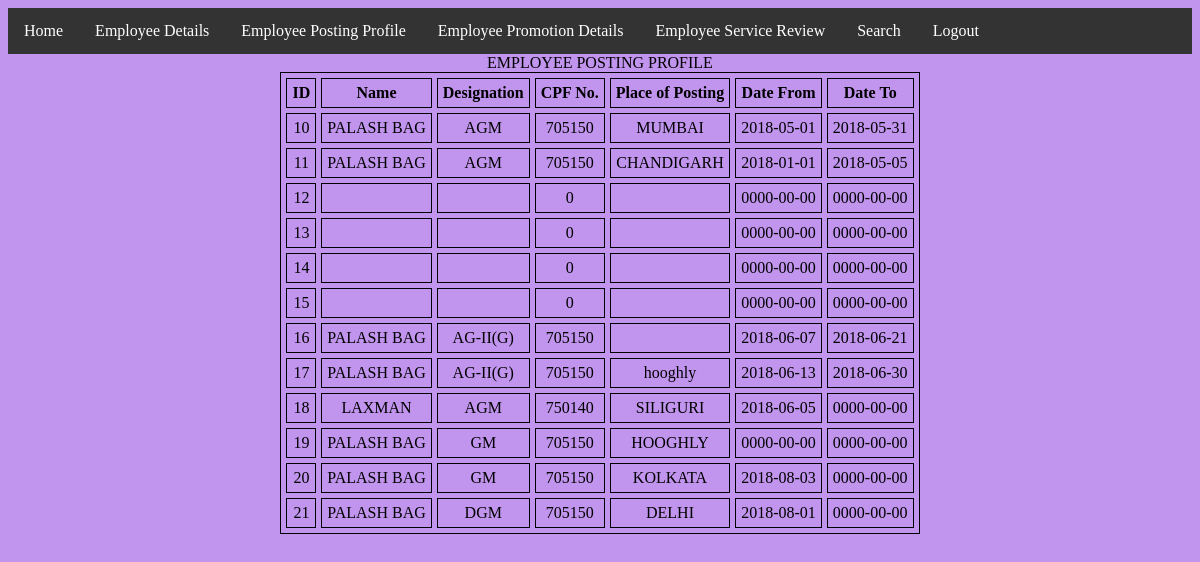
The app's page /view_pp.php (signed in) with its own data.
### tables this page shows
CREATE TABLE `emp_pp_tb` (
  `id` int(10) NOT NULL,
  `name` varchar(50) NOT NULL,
  `designation` varchar(50) NOT NULL,
  `cpf` int(10) NOT NULL,
  `place` varchar(50) NOT NULL,
  `from_date` date NOT NULL,
  `date_to` date NOT NULL
);

### view_pp.php (the view, shortened to what this page needs)
<?php
 if ($_SESSION['uname']==true && $_SESSION['u_type']=="s_user")
{
	include 's_menu.php';
}
else {
	include 'n_menu.php';
}
?>
<?php
if($_SESSION['uname']==true && ($_SESSION['u_type']=="s_user" ||$_SESSION['u_type']=="n_user") )
{
?>
<html>
<head>
</head>
<body>
<center>
<?php
$servername = "localhost";
$username = "root";
$password = "";
$dbname = "emp_db";
$conn = new mysqli($servername, $username, $password, $dbname);
$sql = "select * from emp_pp_tb";
$result = $conn->query($sql);
echo "EMPLOYEE POSTING PROFILE";
if ($result->num_rows > 0)
 {
    echo "<table cellpadding=5 cellspacing=5><tr><th>ID</th><th>Name</th><th>Designation</th><th>CPF No.</th><th>Place of Posting</th><th>Date From</th><th>Date To</th>
	</tr>";
    while($row = $result->fetch_assoc())
	{
		?>
<tr>
 <td align="center"><?php echo $row["id"]; ?></td>
 <td align="center"><?php echo $row["name"]; ?></td>
 <td align="center"><?php echo $row["designation"];?></td>
 <td align="center"><?php echo $row["cpf"];?></td>
 <td align="center"><?php echo $row["place"];?></td>
 <td align="center"><?php echo $row["from_date"]; ?></td>
 <td align="center"><?php echo $row["date_to"]; ?></td>
 </tr>
         <?php
    }
    echo "</table>";
 } else
  {
      echo "0 results";
  }
?>
<?php
}
else {
	echo "Sorry! Please Login first with proper Username & Password<a href=Login.php>Login</a>";
}
?>
</center>
<body>
</html>

### view_pp.php (style rules this page uses)
table, th, td { border: 1px solid black; }

### records on screen
emp_pp_tb: id "10", name "PALASH BAG", designation "AGM", cpf "705150", place "MUMBAI", from_date "2018-05-01", date_to "2018-05-31"
emp_pp_tb: id "11", name "PALASH BAG", designation "AGM", cpf "705150", place "CHANDIGARH", from_date "2018-01-01", date_to "2018-05-05"
emp_pp_tb: id "12", cpf "0", from_date "0000-00-00", date_to "0000-00-00"
emp_pp_tb: id "13", cpf "0", from_date "0000-00-00", date_to "0000-00-00"
emp_pp_tb: id "14", cpf "0", from_date "0000-00-00", date_to "0000-00-00"
emp_pp_tb: id "15", cpf "0", from_date "0000-00-00", date_to "0000-00-00"
emp_pp_tb: id "16", name "PALASH BAG", designation "AG-II(G)", cpf "705150", from_date "2018-06-07", date_to "2018-06-21"
emp_pp_tb: id "17", name "PALASH BAG", designation "AG-II(G)", cpf "705150", place "hooghly", from_date "2018-06-13", date_to "2018-06-30"
emp_pp_tb: id "18", name "LAXMAN", designation "AGM", cpf "750140", place "SILIGURI", from_date "2018-06-05", date_to "0000-00-00"
emp_pp_tb: id "19", name "PALASH BAG", designation "GM", cpf "705150", place "HOOGHLY", from_date "0000-00-00", date_to "0000-00-00"
emp_pp_tb: id "20", name "PALASH BAG", designation "GM", cpf "705150", place "KOLKATA", from_date "2018-08-03", date_to "0000-00-00"
emp_pp_tb: id "21", name "PALASH BAG", designation "DGM", cpf "705150", place "DELHI", from_date "2018-08-01", date_to "0000-00-00"
